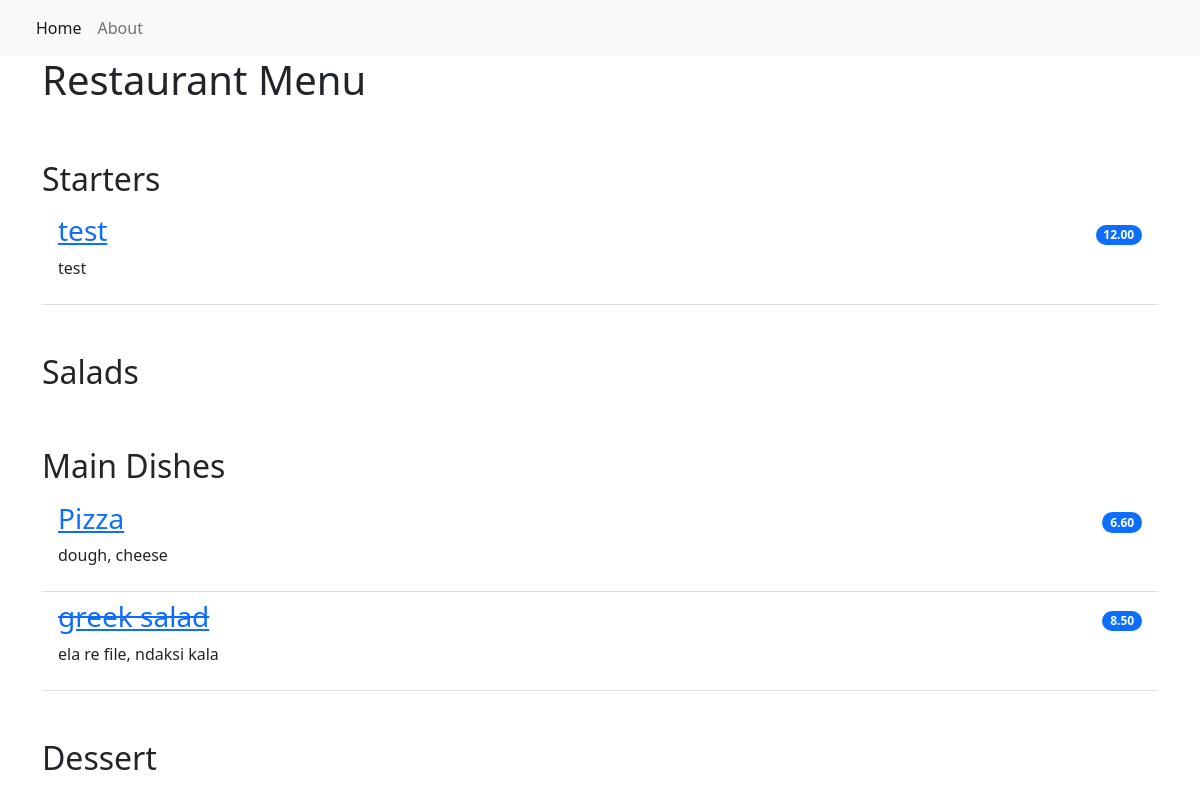
The page / on the database its author committed.
### restaurant_menu/models.py (models this page shows, shortened)
class Item(models.Model):
    objects = None
    meal = models.CharField(max_length=400, unique=True)
    description = models.TextField(max_length=400)
    price = models.DecimalField(decimal_places=2, max_digits=5)
    meal_type = models.CharField(choices=MEAL_TYPE, max_length=20)
    author = models.ForeignKey(User, on_delete=models.PROTECT) # PROTECT & CASCADE & SET_NULL
    status = models.IntegerField(choices=STATUS, default=0)
    date_created = models.DateTimeField(auto_now_add=True)
    date_updated = models.DateTimeField(auto_now=True)

### restaurant_menu/views.py (the view)
# urls.py: path('', views.MenuList.as_view(), name='home'),
class MenuList(generic.ListView):
    queryset = Item.objects.order_by('date_created')
    template_name = 'index.html'
    def get_context_data(self, **kwargs):
        context = super().get_context_data(**kwargs)
        context['meals'] = MEAL_TYPE
        return context

### restaurant_menu/templates/index.html
{% extends 'base.html' %}
{% block content %}
<div class="container">
  <h1>Restaurant Menu</h1>
    <ul class="list-group list-group-flush">
        {% for meal in meals %}
            <h2 class="pt-5">{{ meal.1 }}</h2>
                {% for row in item_list %}
                    {% if row.meal_type == meal.0 %}
                        {% if row.status == 0 %}
                        <li class="list-group-item d-flex justify-content-between align-items-center border-0 pb-0">
                            <a href="{% url 'menu_item' row.pk %}"><h3><del>{{ row.meal }}</del></h3></a>
                            <span class="badge bg-primary rounded-pill">{{ row.price }}</span>
                        </li>
                        <li class="list-group-item pt-0">
                            <p>{{ row.description }}</p>
                        </li>
                        {% else %}
                        <li class="list-group-item d-flex justify-content-between align-items-center border-0 pb-0">
                            <a href="{% url 'menu_item' row.pk %}"><h3>{{ row.meal }}</h3></a>
                            <span class="badge bg-primary rounded-pill">{{ row.price }}</span>
                        </li>
                        <li class="list-group-item pt-0">
                            <p>{{ row.description }}</p>
                        </li>
                        {% endif %}
                    {% endif %}
                {% endfor %}
        {% endfor %}
    </ul>
</div>
{% endblock content %}

### restaurant_menu/templates/base.html (shortened to what this page needs)
<!DOCTYPE html>
<html lang="en">
    <head>
        <link href="https://cdn.jsdelivr.net/npm/bootstrap@5.2.0-beta1/dist/css/bootstrap.min.css" rel="stylesheet">
    </head>
    <body>
        <nav class="navbar navbar-expand-lg bg-light">
            <div class="container-fluid">
                <div class="collapse navbar-collapse" id="navbarNav">
                    <ul class="navbar-nav">
                         <li class="nav-item">
                            <a class="nav-link active" aria-current="page" href="{% url 'home' %}">Home</a>
                        </li>
                        <li class="nav-item">
                            <a class="nav-link" aria-current="page" href="{% url 'home' %}">About</a>
                        </li>
                    </ul>
                </div>
            </div>
        </nav>
        {% block content %}
        {% endblock content %}
    </body>
</html>

### rows shown on the page
Item: meal "test", price "12.00", description "test"
Item: meal "Pizza", price "6.60", description "dough, cheese"
Item: meal "greek salad", price "8.50", description "ela re file, ndaksi kala"

### other values the page prints
{{ meal.1 }} "Starters" "Salads" "Main Dishes" "Dessert"
